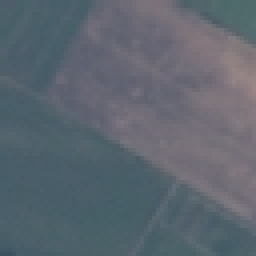
#> input picture code/EuroSAT/2750/AnnualCrop/AnnualCrop_1486.jpg, 64 x 64 px (shown 4 times larger); its folder holds only this picture in this run
$ python generate_figures.py
#> lines starting #> are read from the running program, lines starting #| are printed output that depends on the picture
"""
Generate all figures for the Land Cover Classification report.
Run from the project root:
    python generate_figures.py
Outputs are saved to results/figures/
"""

import os
import json
import numpy as np
import matplotlib
matplotlib.use("Agg")
import matplotlib.pyplot as plt
import matplotlib.patches as mpatches
import matplotlib.patches as FancyArrow
from matplotlib.patches import FancyBboxPatch, FancyArrowPatch
import matplotlib.gridspec as gridspec
from PIL import Image
import random

OUT_DIR = "results/figures"
os.makedirs(OUT_DIR, exist_ok=True)

CLASSES = [
    "AnnualCrop", "Forest", "HerbaceousVegetation", "Highway",
    "Industrial", "Pasture", "PermanentCrop", "Residential",
    "River", "SeaLake",
]

# ── colour palette ──────────────────────────────────────────────────────────
CNN_COLOR   = "#4C72B0"
UNET_COLOR  = "#DD8452"
GRID_COLOR  = "#E8E8E8"

plt.rcParams.update({
    "font.family": "DejaVu Sans",
    "axes.spines.top": False,
    "axes.spines.right": False,
    "axes.grid": True,
    "grid.color": GRID_COLOR,
    "grid.linewidth": 0.8,
})

# ────────────────────────────────────────────────────────────────────────────
# Figure 1 — Workflow diagram
# ────────────────────────────────────────────────────────────────────────────
def fig1_workflow():
    fig, ax = plt.subplots(figsize=(14, 5))
    ax.set_xlim(0, 14)
    ax.set_ylim(0, 5)
    ax.axis("off")

    def box(cx, cy, w, h, label, sublabel="", color="#4C72B0", fontsize=10):
        rect = FancyBboxPatch(
            (cx - w / 2, cy - h / 2), w, h,
            boxstyle="round,pad=0.1",
            facecolor=color, edgecolor="white", linewidth=1.5, zorder=3,
        )
        ax.add_patch(rect)
        ax.text(cx, cy + (0.18 if sublabel else 0), label,
                ha="center", va="center", fontsize=fontsize,
                fontweight="bold", color="white", zorder=4)
        if sublabel:
            ax.text(cx, cy - 0.32, sublabel,
                    ha="center", va="center", fontsize=7.5,
                    color="white", alpha=0.9, zorder=4)

    def arrow(x0, x1, y=2.5):
        ax.annotate("", xy=(x1, y), xytext=(x0, y),
                    arrowprops=dict(arrowstyle="-|>", color="#555555",
                                   lw=1.8), zorder=2)

    BW, BH = 2.2, 1.2
    CY = 2.5

    # ── boxes ──
    box(1.3,  CY, BW, BH, "EuroSAT Dataset",
        "27,000 Sentinel-2\n64×64 patches, 10 classes", "#2D6A9F")

    box(3.9,  CY, BW, BH, "Preprocessing",
        "Normalize · Split 70/15/15\nseed=42", "#3A7EBF")

    # branch: two models side by side at x=6.5, y=3.5 and y=1.5
    # top branch
    rect_cnn = FancyBboxPatch((5.6, 3.1), 2.2, 1.0,
        boxstyle="round,pad=0.1", facecolor=CNN_COLOR,
        edgecolor="white", linewidth=1.5, zorder=3)
    ax.add_patch(rect_cnn)
    ax.text(6.7, 3.6, "SimpleCNN", ha="center", va="center",
            fontsize=9.5, fontweight="bold", color="white", zorder=4)

    # bottom branch
    rect_unet = FancyBboxPatch((5.6, 1.0), 2.2, 1.0,
        boxstyle="round,pad=0.1", facecolor=UNET_COLOR,
        edgecolor="white", linewidth=1.5, zorder=3)
    ax.add_patch(rect_unet)
    ax.text(6.7, 1.5, "UNetClassifier", ha="center", va="center",
            fontsize=9.5, fontweight="bold", color="white", zorder=4)

    # fork arrow from Preprocessing
    ax.annotate("", xy=(5.6, 3.6), xytext=(5.0, 3.6),
                arrowprops=dict(arrowstyle="-|>", color="#555", lw=1.5))
    ax.annotate("", xy=(5.6, 1.5), xytext=(5.0, 1.5),
                arrowprops=dict(arrowstyle="-|>", color="#555", lw=1.5))
    # vertical connector from preprocessing end
    ax.plot([5.0, 5.0], [1.5, 3.6], color="#555", lw=1.5, zorder=2)
    ax.plot([5.0, 5.0], [CY, CY],   color="#555", lw=0, zorder=2)
    arrow(3.0 + BW/2, 5.0)  # preprocessing → fork

    # training box
    box(9.0, CY, BW, BH, "Training",
        "Adam lr=0.001 · CE Loss\nEarly stopping p=5", "#5A9E6B")

    # arrows from models to training
    ax.annotate("", xy=(8.0, 3.6), xytext=(7.8, 3.6),
                arrowprops=dict(arrowstyle="-|>", color="#555", lw=1.5))
    ax.annotate("", xy=(8.0, 1.5), xytext=(7.8, 1.5),
                arrowprops=dict(arrowstyle="-|>", color="#555", lw=1.5))
    ax.plot([8.0, 8.0], [1.5, 3.6], color="#555", lw=1.5, zorder=2)
    ax.annotate("", xy=(8.9 - BW/2, CY), xytext=(8.0, CY),
                arrowprops=dict(arrowstyle="-|>", color="#555", lw=1.5))

    box(11.6, CY, BW, BH, "Evaluation",
        "Accuracy · F1 · Precision\nRecall · Confusion Matrix", "#9B59B6")

    arrow(9.0 + BW/2, 11.6 - BW/2)

    # title
    ax.text(7.0, 4.65, "Land Cover Classification Pipeline",
            ha="center", va="center", fontsize=13,
            fontweight="bold", color="#333333")

    plt.tight_layout()
    path = f"{OUT_DIR}/fig1_workflow.png"
    fig.savefig(path, dpi=150, bbox_inches="tight", facecolor="white")
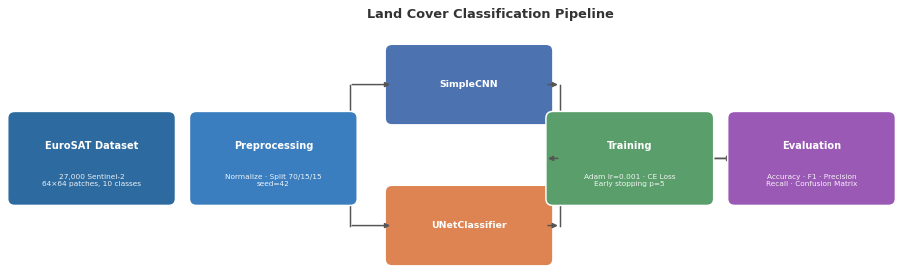
#> figure drawn by matplotlib, 1 panel
    plt.close()
    print(f"Saved {path}")


# ────────────────────────────────────────────────────────────────────────────
# Figure 2 — Sample EuroSAT images (one per class)
# ────────────────────────────────────────────────────────────────────────────
def fig2_samples():
    dataset_root = "EuroSAT/2750"
    if not os.path.isdir(dataset_root):
        print("Dataset not found, skipping fig2.")
        return

    random.seed(42)
    fig, axes = plt.subplots(2, 5, figsize=(13, 5.5))
    axes = axes.flatten()

    for i, cls in enumerate(CLASSES):
        cls_dir = os.path.join(dataset_root, cls)
        files = [f for f in os.listdir(cls_dir) if f.lower().endswith((".jpg", ".png", ".tif"))]
        img_path = os.path.join(cls_dir, random.choice(files))
        img = Image.open(img_path).convert("RGB")
#> img is the input picture: PIL image 64x64 RGB; mean R, G, B 93.2, 102, 111.4
        axes[i].imshow(img)
        axes[i].set_title(cls, fontsize=9, fontweight="bold", pad=4)
        axes[i].axis("off")

    fig.suptitle("EuroSAT Dataset — Sample Patches per Land Cover Class",
                 fontsize=12, fontweight="bold", y=1.01)
    plt.tight_layout()
    path = f"{OUT_DIR}/fig2_samples.png"
    fig.savefig(path, dpi=150, bbox_inches="tight", facecolor="white")
    plt.close()
    print(f"Saved {path}")


# ────────────────────────────────────────────────────────────────────────────
# Figure 3 — Training curves: SimpleCNN
# ────────────────────────────────────────────────────────────────────────────
# [180 lines left out: functions fig3_cnn_curves, fig4_unet_curves, fig5_f1_comparison, fig6_metrics_comparison, fig7_combined_curves, not called in this run]


# ────────────────────────────────────────────────────────────────────────────
# Run all
# ────────────────────────────────────────────────────────────────────────────
if __name__ == "__main__":
    print("Generating report figures …")
    fig1_workflow()
#> (the run stopped early here; a loop or call above may not have finished)
